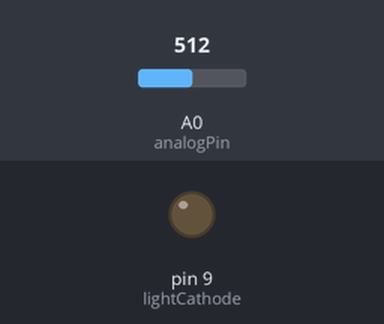
The sketch below on a simulated Arduino Uno, built with avr-gcc and run on an emulated ATmega328P. Parts: output pins drawn as LEDs (lit = HIGH). Inputs (shaded band) come from the test bench; at power-on: A0 (analogPin) = 512. What the sketch prints to the serial monitor is not drawn.

Above: at 0.1 s.
At 20.1 s:
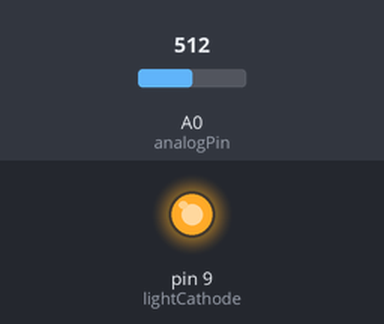
Timing chart, 0 to 21.6 s (numbered marks = the images above):
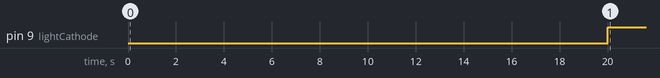

Measured:
- by itself, pin 9 (lightCathode): LOW → HIGH at 20.0 s

The sketch:

LaserReceiver.ino
```cpp
int analogPin = 0;
int val = 0; //measurement for light density
int buttonPin = 4;
int buttonState = 0;
int lightCathode = 9;


void setup() {
  Serial.begin(9600);
  pinMode(lightCathode, OUTPUT);
  delay(20000);
}

void loop() {
  val = analogRead(analogPin);    // read the input pin
  Serial.println(val);             // debug value

  if (val < 760)
  {
    digitalWrite(lightCathode, HIGH);
  }
}
```
